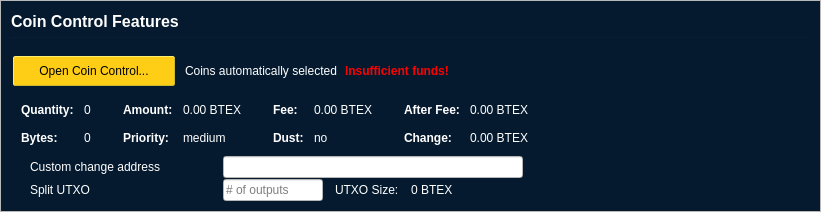
         <widget class="QFrame" name="frameCoinControl">
          <property name="sizePolicy">
           <sizepolicy hsizetype="Expanding" vsizetype="Expanding">
            <horstretch>0</horstretch>
            <verstretch>0</verstretch>
           </sizepolicy>
          </property>
          <property name="maximumSize">
           <size>
            <width>16777215</width>
            <height>16777215</height>
           </size>
          </property>
          <property name="frameShape">
           <enum>QFrame::StyledPanel</enum>
          </property>
          <property name="frameShadow">
           <enum>QFrame::Sunken</enum>
          </property>
          <layout class="QVBoxLayout" name="verticalLayoutCoinControl2">
           <property name="spacing">
            <number>0</number>
           </property>
           <property name="margin">
            <number>0</number>
           </property>
           <item>
            <widget class="QFrame" name="frameCoinControl_BG">
             <property name="styleSheet">
              <string notr="true">background-color: rgb(5, 26, 47);
color:white</string>
             </property>
             <layout class="QVBoxLayout" name="verticalLayoutCoinControl" stretch="0,0,0,0,0,0">
              <property name="spacing">
               <number>1</number>
              </property>
              <property name="leftMargin">
               <number>10</number>
              </property>
              <property name="topMargin">
               <number>10</number>
              </property>
              <item>
               <layout class="QHBoxLayout" name="horizontalLayoutCoinControl1">
                <property name="bottomMargin">
                 <number>15</number>
                </property>
                <item>
                 <layout class="QVBoxLayout" name="verticalLayout_3">
                  <property name="spacing">
                   <number>6</number>
                  </property>
                  <item>
                   <widget class="QLabel" name="labelCoinControlFeatures">
                    <property name="sizePolicy">
                     <sizepolicy hsizetype="Preferred" vsizetype="Maximum">
                      <horstretch>0</horstretch>
                      <verstretch>0</verstretch>
                     </sizepolicy>
                    </property>
                    <property name="minimumSize">
                     <size>
                      <width>0</width>
                      <height>20</height>
                     </size>
                    </property>
                    <property name="font">
                     <font>
                      <pointsize>12</pointsize>
                      <weight>75</weight>
                      <bold>true</bold>
                     </font>
                    </property>
                    <property name="styleSheet">
                     <string notr="true">font-weight:bold;
background: transparent</string>
                    </property>
                    <property name="text">
                     <string>Coin Control Features</string>
                    </property>
                   </widget>
                  </item>
                  <item>
                   <widget class="Line" name="line">
                    <property name="minimumSize">
                     <size>
                      <width>0</width>
                      <height>1</height>
                     </size>
                    </property>
                    <property name="maximumSize">
                     <size>
                      <width>16777215</width>
                      <height>1</height>
                     </size>
                    </property>
                    <property name="orientation">
                     <enum>Qt::Horizontal</enum>
                    </property>
                   </widget>
                  </item>
                 </layout>
                </item>
               </layout>
              </item>
              <item>
               <layout class="QHBoxLayout" name="horizontalLayoutCoinControl2" stretch="0,0,0,0">
                <property name="spacing">
                 <number>8</number>
                </property>
                <property name="bottomMargin">
                 <number>10</number>
                </property>
                <item>
                 <widget class="QPushButton" name="pushButtonCoinControl">
                  <property name="styleSheet">
                   <string notr="true">QPushButton { /* Global Button Style */
	background-color: rgb(254, 206, 23);
	border-width: 1px;
	border-style: outset;
	border-color: #cbb62f;
	border-radius: 2px;
	color:#000000;
	font-size:12px;
	font-weight:normal;
	padding-left:25px;
	padding-right:25px;
	padding-top:1px;
	padding-bottom:1px;
	height: 26px;
	margin: 2px;
}
QPushButton:hover {
		background-color: rgb(206, 163, 153);
}

QPushButton:pressed {
	background-color: rgb(170, 255, 255);
	border:1px solid #000000;
}</string>
                  </property>
                  <property name="text">
                   <string>Open Coin Control...</string>
                  </property>
                  <property name="autoDefault">
                   <bool>false</bool>
                  </property>
                 </widget>
                </item>
                <item>
                 <widget class="QLabel" name="labelCoinControlAutomaticallySelected">
                  <property name="styleSheet">
                   <string notr="true">background: transparent</string>
                  </property>
                  <property name="text">
                   <string>Coins automatically selected</string>
                  </property>
                  <property name="margin">
                   <number>5</number>
                  </property>
                 </widget>
                </item>
                <item>
                 <widget class="QLabel" name="labelCoinControlInsuffFunds">
                  <property name="font">
                   <font>
                    <weight>75</weight>
                    <bold>true</bold>
                   </font>
                  </property>
                  <property name="styleSheet">
                   <string notr="true">color:red;font-weight:bold;
background: transparent</string>
                  </property>
                  <property name="text">
                   <string>Insufficient funds!</string>
                  </property>
                  <property name="margin">
                   <number>5</number>
                  </property>
                 </widget>
                </item>
                <item>
                 <spacer name="horizontalSpacerCoinControl">
                  <property name="orientation">
                   <enum>Qt::Horizontal</enum>
                  </property>
                  <property name="sizeHint" stdset="0">
                   <size>
                    <width>40</width>
                    <height>1</height>
                   </size>
                  </property>
                 </spacer>
                </item>
               </layout>
              </item>
              <item>
               <widget class="QWidget" name="widgetCoinControl" native="true">
                <property name="sizePolicy">
                 <sizepolicy hsizetype="Preferred" vsizetype="Preferred">
                  <horstretch>0</horstretch>
                  <verstretch>0</verstretch>
                 </sizepolicy>
                </property>
                <property name="minimumSize">
                 <size>
                  <width>0</width>
                  <height>0</height>
                 </size>
                </property>
                <property name="styleSheet">
                 <string notr="true"/>
                </property>
                <layout class="QHBoxLayout" name="horizontalLayoutCoinControl5">
                 <property name="margin">
                  <number>0</number>
                 </property>
                 <item>
                  <layout class="QHBoxLayout" name="horizontalLayoutCoinControl3" stretch="0,0,0,1">
                   <property name="spacing">
                    <number>20</number>
                   </property>
                   <property name="topMargin">
                    <number>0</number>
                   </property>
                   <property name="bottomMargin">
                    <number>10</number>
                   </property>
                   <item>
                    <layout class="QFormLayout" name="formLayoutCoinControl1">
                     <property name="horizontalSpacing">
                      <number>10</number>
                     </property>
                     <property name="verticalSpacing">
                      <number>14</number>
                     </property>
                     <property name="leftMargin">
                      <number>10</number>
                     </property>
                     <property name="topMargin">
                      <number>4</number>
                     </property>
                     <property name="rightMargin">
                      <number>6</number>
                     </property>
                     <item row="0" column="0">
                      <widget class="QLabel" name="labelCoinControlQuantityText">
                       <property name="font">
                        <font>
                         <weight>75</weight>
                         <bold>true</bold>
                        </font>
                       </property>
                       <property name="styleSheet">
                        <string notr="true">background: transparent</string>
                       </property>
                       <property name="text">
                        <string>Quantity:</string>
                       </property>
                       <property name="margin">
                        <number>0</number>
                       </property>
                      </widget>
                     </item>
                     <item row="0" column="1">
                      <widget class="QLabel" name="labelCoinControlQuantity">
                       <property name="cursor">
                        <cursorShape>IBeamCursor</cursorShape>
                       </property>
                       <property name="contextMenuPolicy">
                        <enum>Qt::ActionsContextMenu</enum>
                       </property>
                       <property name="styleSheet">
                        <string notr="true">background: transparent</string>
                       </property>
                       <property name="text">
                        <string notr="true">0</string>
                       </property>
                       <property name="margin">
                        <number>0</number>
                       </property>
                       <property name="textInteractionFlags">
                        <set>Qt::LinksAccessibleByMouse|Qt::TextSelectableByKeyboard|Qt::TextSelectableByMouse</set>
                       </property>
                      </widget>
                     </item>
                     <item row="1" column="0">
                      <widget class="QLabel" name="labelCoinControlBytesText">
                       <property name="font">
                        <font>
                         <weight>75</weight>
                         <bold>true</bold>
                        </font>
                       </property>
                       <property name="styleSheet">
                        <string notr="true">background: transparent</string>
                       </property>
                       <property name="text">
                        <string>Bytes:</string>
                       </property>
                      </widget>
                     </item>
                     <item row="1" column="1">
                      <widget class="QLabel" name="labelCoinControlBytes">
                       <property name="cursor">
                        <cursorShape>IBeamCursor</cursorShape>
                       </property>
                       <property name="contextMenuPolicy">
                        <enum>Qt::ActionsContextMenu</enum>
                       </property>
                       <property name="styleSheet">
                        <string notr="true">background: transparent</string>
                       </property>
                       <property name="text">
                        <string notr="true">0</string>
                       </property>
                       <property name="textInteractionFlags">
                        <set>Qt::LinksAccessibleByMouse|Qt::TextSelectableByKeyboard|Qt::TextSelectableByMouse</set>
                       </property>
                      </widget>
                     </item>
                    </layout>
                   </item>
                   <item>
                    <layout class="QFormLayout" name="formLayoutCoinControl2">
                     <property name="horizontalSpacing">
                      <number>10</number>
                     </property>
                     <property name="verticalSpacing">
                      <number>14</number>
                     </property>
                     <property name="leftMargin">
                      <number>6</number>
                     </property>
                     <property name="topMargin">
                      <number>4</number>
                     </property>
                     <property name="rightMargin">
                      <number>6</number>
                     </property>
                     <item row="0" column="0">
                      <widget class="QLabel" name="labelCoinControlAmountText">
                       <property name="font">
                        <font>
                         <weight>75</weight>
                         <bold>true</bold>
                        </font>
                       </property>
                       <property name="styleSheet">
                        <string notr="true">background: transparent</string>
                       </property>
                       <property name="text">
                        <string>Amount:</string>
                       </property>
                       <property name="margin">
                        <number>0</number>
                       </property>
                      </widget>
                     </item>
                     <item row="0" column="1">
                      <widget class="QLabel" name="labelCoinControlAmount">
                       <property name="cursor">
                        <cursorShape>IBeamCursor</cursorShape>
                       </property>
                       <property name="contextMenuPolicy">
                        <enum>Qt::ActionsContextMenu</enum>
                       </property>
                       <property name="styleSheet">
                        <string notr="true">background: transparent</string>
                       </property>
                       <property name="text">
                        <string notr="true">0.00 BTEX</string>
                       </property>
                       <property name="textInteractionFlags">
                        <set>Qt::LinksAccessibleByMouse|Qt::TextSelectableByKeyboard|Qt::TextSelectableByMouse</set>
                       </property>
                      </widget>
                     </item>
                     <item row="1" column="0">
                      <widget class="QLabel" name="labelCoinControlPriorityText">
                       <property name="font">
                        <font>
                         <weight>75</weight>
                         <bold>true</bold>
                        </font>
                       </property>
                       <property name="styleSheet">
                        <string notr="true">background: transparent</string>
                       </property>
                       <property name="text">
                        <string>Priority:</string>
                       </property>
                      </widget>
                     </item>
                     <item row="1" column="1">
                      <widget class="QLabel" name="labelCoinControlPriority">
                       <property name="cursor">
                        <cursorShape>IBeamCursor</cursorShape>
                       </property>
                       <property name="contextMenuPolicy">
                        <enum>Qt::ActionsContextMenu</enum>
                       </property>
                       <property name="styleSheet">
                        <string notr="true">background: transparent</string>
                       </property>
                       <property name="text">
                        <string>medium</string>
                       </property>
                       <property name="textInteractionFlags">
                        <set>Qt::LinksAccessibleByMouse|Qt::TextSelectableByKeyboard|Qt::TextSelectableByMouse</set>
                       </property>
                      </widget>
                     </item>
                    </layout>
                   </item>
                   <item>
                    <layout class="QFormLayout" name="formLayoutCoinControl3">
                     <property name="horizontalSpacing">
                      <number>10</number>
                     </property>
                     <property name="verticalSpacing">
                      <number>14</number>
                     </property>
                     <property name="leftMargin">
                      <number>6</number>
                     </property>
                     <property name="topMargin">
                      <number>4</number>
                     </property>
                     <property name="rightMargin">
                      <number>6</number>
                     </property>
                     <item row="0" column="0">
                      <widget class="QLabel" name="labelCoinControlFeeText">
                       <property name="font">
                        <font>
                         <weight>75</weight>
                         <bold>true</bold>
                        </font>
                       </property>
                       <property name="styleSheet">
                        <string notr="true">background: transparent</string>
                       </property>
                       <property name="text">
                        <string>Fee:</string>
                       </property>
                       <property name="margin">
                        <number>0</number>
                       </property>
                      </widget>
                     </item>
                     <item row="0" column="1">
                      <widget class="QLabel" name="labelCoinControlFee">
                       <property name="cursor">
                        <cursorShape>IBeamCursor</cursorShape>
                       </property>
                       <property name="contextMenuPolicy">
                        <enum>Qt::ActionsContextMenu</enum>
                       </property>
                       <property name="styleSheet">
                        <string notr="true">background: transparent</string>
                       </property>
                       <property name="text">
                        <string notr="true">0.00 BTEX</string>
                       </property>
                       <property name="textInteractionFlags">
                        <set>Qt::LinksAccessibleByMouse|Qt::TextSelectableByKeyboard|Qt::TextSelectableByMouse</set>
                       </property>
                      </widget>
                     </item>
                     <item row="1" column="0">
                      <widget class="QLabel" name="labelCoinControlLowOutputText">
                       <property name="font">
                        <font>
                         <weight>75</weight>
                         <bold>true</bold>
                        </font>
                       </property>
                       <property name="styleSheet">
                        <string notr="true">background: transparent</string>
                       </property>
                       <property name="text">
                        <string>Dust:</string>
                       </property>
                      </widget>
                     </item>
                     <item row="1" column="1">
                      <widget class="QLabel" name="labelCoinControlLowOutput">
                       <property name="cursor">
                        <cursorShape>IBeamCursor</cursorShape>
                       </property>
                       <property name="contextMenuPolicy">
                        <enum>Qt::ActionsContextMenu</enum>
                       </property>
                       <property name="styleSheet">
                        <string notr="true">background: transparent</string>
                       </property>
                       <property name="text">
                        <string>no</string>
                       </property>
                       <property name="textInteractionFlags">
                        <set>Qt::LinksAccessibleByMouse|Qt::TextSelectableByKeyboard|Qt::TextSelectableByMouse</set>
                       </property>
                      </widget>
                     </item>
                    </layout>
                   </item>
                   <item>
                    <layout class="QFormLayout" name="formLayoutCoinControl4">
                     <property name="horizontalSpacing">
                      <number>10</number>
                     </property>
                     <property name="verticalSpacing">
                      <number>14</number>
                     </property>
                     <property name="leftMargin">
                      <number>6</number>
                     </property>
                     <property name="topMargin">
                      <number>4</number>
                     </property>
                     <property name="rightMargin">
                      <number>6</number>
                     </property>
                     <item row="0" column="0">
                      <widget class="QLabel" name="labelCoinControlAfterFeeText">
                       <property name="font">
                        <font>
                         <weight>75</weight>
                         <bold>true</bold>
                        </font>
                       </property>
                       <property name="styleSheet">
                        <string notr="true">background: transparent</string>
                       </property>
                       <property name="text">
                        <string>After Fee:</string>
                       </property>
                       <property name="margin">
                        <number>0</number>
                       </property>
                      </widget>
                     </item>
                     <item row="0" column="1">
                      <widget class="QLabel" name="labelCoinControlAfterFee">
                       <property name="cursor">
                        <cursorShape>IBeamCursor</cursorShape>
                       </property>
                       <property name="contextMenuPolicy">
                        <enum>Qt::ActionsContextMenu</enum>
                       </property>
                       <property name="styleSheet">
                        <string notr="true">background: transparent</string>
                       </property>
                       <property name="text">
                        <string notr="true">0.00 BTEX</string>
                       </property>
                       <property name="textInteractionFlags">
                        <set>Qt::LinksAccessibleByMouse|Qt::TextSelectableByKeyboard|Qt::TextSelectableByMouse</set>
                       </property>
                      </widget>
                     </item>
                     <item row="1" column="0">
                      <widget class="QLabel" name="labelCoinControlChangeText">
                       <property name="font">
                        <font>
                         <weight>75</weight>
                         <bold>true</bold>
                        </font>
                       </property>
                       <property name="styleSheet">
                        <string notr="true">background: transparent</string>
                       </property>
                       <property name="text">
                        <string>Change:</string>
                       </property>
                      </widget>
                     </item>
                     <item row="1" column="1">
                      <widget class="QLabel" name="labelCoinControlChange">
                       <property name="cursor">
                        <cursorShape>IBeamCursor</cursorShape>
                       </property>
                       <property name="contextMenuPolicy">
                        <enum>Qt::ActionsContextMenu</enum>
                       </property>
                       <property name="styleSheet">
                        <string notr="true">background: transparent</string>
                       </property>
                       <property name="text">
                        <string notr="true">0.00 BTEX</string>
                       </property>
                       <property name="textInteractionFlags">
                        <set>Qt::LinksAccessibleByMouse|Qt::TextSelectableByKeyboard|Qt::TextSelectableByMouse</set>
                       </property>
                      </widget>
                     </item>
                    </layout>
                   </item>
                  </layout>
                 </item>
                </layout>
               </widget>
              </item>
              <item>
               <layout class="QHBoxLayout" name="horizontalLayoutCoinControl4">
                <property name="spacing">
                 <number>12</number>
                </property>
                <property name="sizeConstraint">
                 <enum>QLayout::SetDefaultConstraint</enum>
                </property>
                <property name="topMargin">
                 <number>0</number>
                </property>
                <property name="rightMargin">
                 <number>0</number>
                </property>
                <item>
                 <widget class="QCheckBox" name="checkBoxCoinControlChange">
                  <property name="sizePolicy">
                   <sizepolicy hsizetype="Preferred" vsizetype="Preferred">
                    <horstretch>0</horstretch>
                    <verstretch>0</verstretch>
                   </sizepolicy>
                  </property>
                  <property name="minimumSize">
                   <size>
                    <width>200</width>
                    <height>0</height>
                   </size>
                  </property>
                  <property name="maximumSize">
                   <size>
                    <width>200</width>
                    <height>16777215</height>
                   </size>
                  </property>
                  <property name="toolTip">
                   <string>If this is activated, but the change address is empty or invalid, change will be sent to a newly generated address.</string>
                  </property>
                  <property name="styleSheet">
                   <string notr="true">background: transparent</string>
                  </property>
                  <property name="text">
                   <string>Custom change address</string>
                  </property>
                 </widget>
                </item>
                <item>
                 <widget class="QValidatedLineEdit" name="lineEditCoinControlChange">
                  <property name="enabled">
                   <bool>false</bool>
                  </property>
                  <property name="sizePolicy">
                   <sizepolicy hsizetype="Preferred" vsizetype="Preferred">
                    <horstretch>0</horstretch>
                    <verstretch>0</verstretch>
                   </sizepolicy>
                  </property>
                  <property name="minimumSize">
                   <size>
                    <width>300</width>
                    <height>0</height>
                   </size>
                  </property>
                  <property name="styleSheet">
                   <string notr="true">background:white;
color:black</string>
                  </property>
                 </widget>
                </item>
                <item>
                 <widget class="QLabel" name="labelCoinControlChangeLabel">
                  <property name="sizePolicy">
                   <sizepolicy hsizetype="Preferred" vsizetype="Preferred">
                    <horstretch>0</horstretch>
                    <verstretch>0</verstretch>
                   </sizepolicy>
                  </property>
                  <property name="minimumSize">
                   <size>
                    <width>100</width>
                    <height>0</height>
                   </size>
                  </property>
                  <property name="styleSheet">
                   <string notr="true">background: transparent</string>
                  </property>
                  <property name="text">
                   <string/>
                  </property>
                  <property name="margin">
                   <number>3</number>
                  </property>
                 </widget>
                </item>
               </layout>
              </item>
              <item>
               <layout class="QHBoxLayout" name="horizontalLayoutCoinControl6">
                <property name="spacing">
                 <number>12</number>
                </property>
                <property name="rightMargin">
                 <number>0</number>
                </property>
                <item>
                 <widget class="QCheckBox" name="splitBlockCheckBox">
                  <property name="sizePolicy">
                   <sizepolicy hsizetype="Preferred" vsizetype="Preferred">
                    <horstretch>0</horstretch>
                    <verstretch>0</verstretch>
                   </sizepolicy>
                  </property>
                  <property name="minimumSize">
                   <size>
                    <width>200</width>
                    <height>0</height>
                   </size>
                  </property>
                  <property name="maximumSize">
                   <size>
                    <width>200</width>
                    <height>16777215</height>
                   </size>
                  </property>
                  <property name="styleSheet">
                   <string notr="true">background: transparent</string>
                  </property>
                  <property name="text">
                   <string>Split UTXO</string>
                  </property>
                 </widget>
                </item>
                <item>
                 <widget class="QLineEdit" name="splitBlockLineEdit">
                  <property name="sizePolicy">
                   <sizepolicy hsizetype="Preferred" vsizetype="Preferred">
                    <horstretch>50</horstretch>
                    <verstretch>0</verstretch>
                   </sizepolicy>
                  </property>
                  <property name="minimumSize">
                   <size>
                    <width>100</width>
                    <height>0</height>
                   </size>
                  </property>
                  <property name="maximumSize">
                   <size>
                    <width>100</width>
                    <height>16777215</height>
                   </size>
                  </property>
                  <property name="styleSheet">
                   <string notr="true">background:white;
color:black</string>
                  </property>
                  <property name="placeholderText">
                   <string># of outputs</string>
                  </property>
                 </widget>
                </item>
                <item>
                 <widget class="QLabel" name="labelBlockSizeText">
                  <property name="styleSheet">
                   <string notr="true">background: transparent</string>
                  </property>
                  <property name="text">
                   <string>UTXO Size:</string>
                  </property>
                 </widget>
                </item>
                <item>
                 <widget class="QLabel" name="labelBlockSize">
                  <property name="styleSheet">
                   <string notr="true">background: transparent</string>
                  </property>
                  <property name="text">
                   <string>0 BTEX</string>
                  </property>
                 </widget>
                </item>
                <item>
                 <spacer name="horizontalSpacer_7">
                  <property name="orientation">
                   <enum>Qt::Horizontal</enum>
                  </property>
                  <property name="sizeHint" stdset="0">
                   <size>
                    <width>40</width>
                    <height>20</height>
                   </size>
                  </property>
                 </spacer>
                </item>
               </layout>
              </item>
              <item>
               <spacer name="verticalSpacerCoinControl">
                <property name="orientation">
                 <enum>Qt::Vertical</enum>
                </property>
                <property name="sizeHint" stdset="0">
                 <size>
                  <width>800</width>
                  <height>1</height>
                 </size>
                </property>
               </spacer>
              </item>
             </layout>
            </widget>
           </item>
          </layout>
         </widget>
